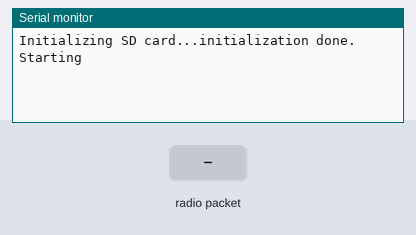
A sketch run on a simulated Arduino Uno, built with avr-gcc and run on an emulated ATmega328P. Shown: the last lines printed to the serial monitor. Inputs (shaded band) come from the test bench. Storage starts empty; no radio packets arrive unless stated.

Above: at 1.2 s.
1.3 s: radio packet "1" arrives
At 2.2 s:
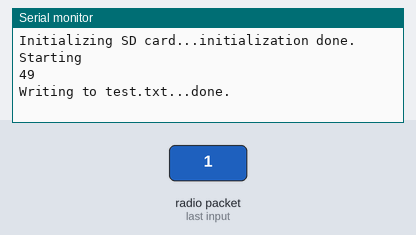
3.0 s: radio packet "0" arrives
At 3.5 s:
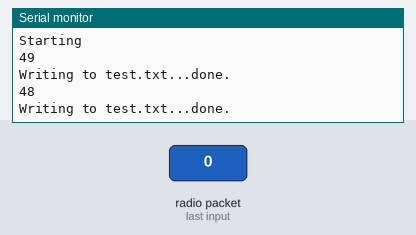
4.5 s: radio packet "2" arrives
At 5.9 s:
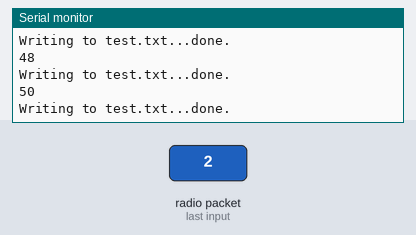

Measured:
- after the input at 1.3 s, the serial monitor: prints a new line after 0.20 s (image 1)
- after the input at 3.0 s, the serial monitor: prints a new line after 0.20 s (image 2)
- after the input at 4.5 s, the serial monitor: prints a new line after 0.20 s (image 3)

The sketch:

reciever_FINAL.ino
```cpp
#include <SPI.h>
#include "RF24.h"
#include <SD.h>
File myFile;

RF24 myRadio (7, 8);
struct package
{
  int id=0;

};

byte addresses[][6] = {"0"};


typedef struct package Package;
Package data;

void setup()
{
  Serial.begin(9600);
  while (!Serial) {
    ; // wait for serial port to connect. Needed for native USB port only
  }


  Serial.print("Initializing SD card...");

  if (!SD.begin(4)) {
    Serial.println("initialization failed!");
    while (1);
  }
  Serial.println("initialization done.");
  myFile = SD.open("test.txt", FILE_WRITE);


  myRadio.begin();
  myRadio.setChannel(100);
 myRadio.setPALevel(RF24_PA_MAX);
  myRadio.setDataRate( RF24_250KBPS ) ;
  myRadio.openReadingPipe(1,addresses[0]);
  myRadio.startListening();
  Serial.print("Starting\n");


}


void loop()
{


    while (myRadio.available())
    {
      digitalWrite(LED_BUILTIN, HIGH);   // turn the LED on (HIGH is the voltage level)
      delay(100);                       // wait for a second
      digitalWrite(LED_BUILTIN, LOW);    // turn the LED off by making the voltage LOW
      delay(100);
      myRadio.read(&data, sizeof(data));
      int output = data.id;
      Serial.print(output);
      Serial.print("\n");
      writeToFile();

    }
}

void writeToFile(){
  myFile = SD.open("test.txt", FILE_WRITE);
  if (myFile) {

    Serial.print("Writing to test.txt...");
    myFile.println("Data received from Transmitter");
    myFile.println(data.id);
    myFile.println("Data transmission complete\n \n");

    // close the file:
    myFile.close();
    Serial.println("done.");
  } else {
    // if the file didn't open, print an error:
    Serial.println("error opening test.txt");
  }

}
```
